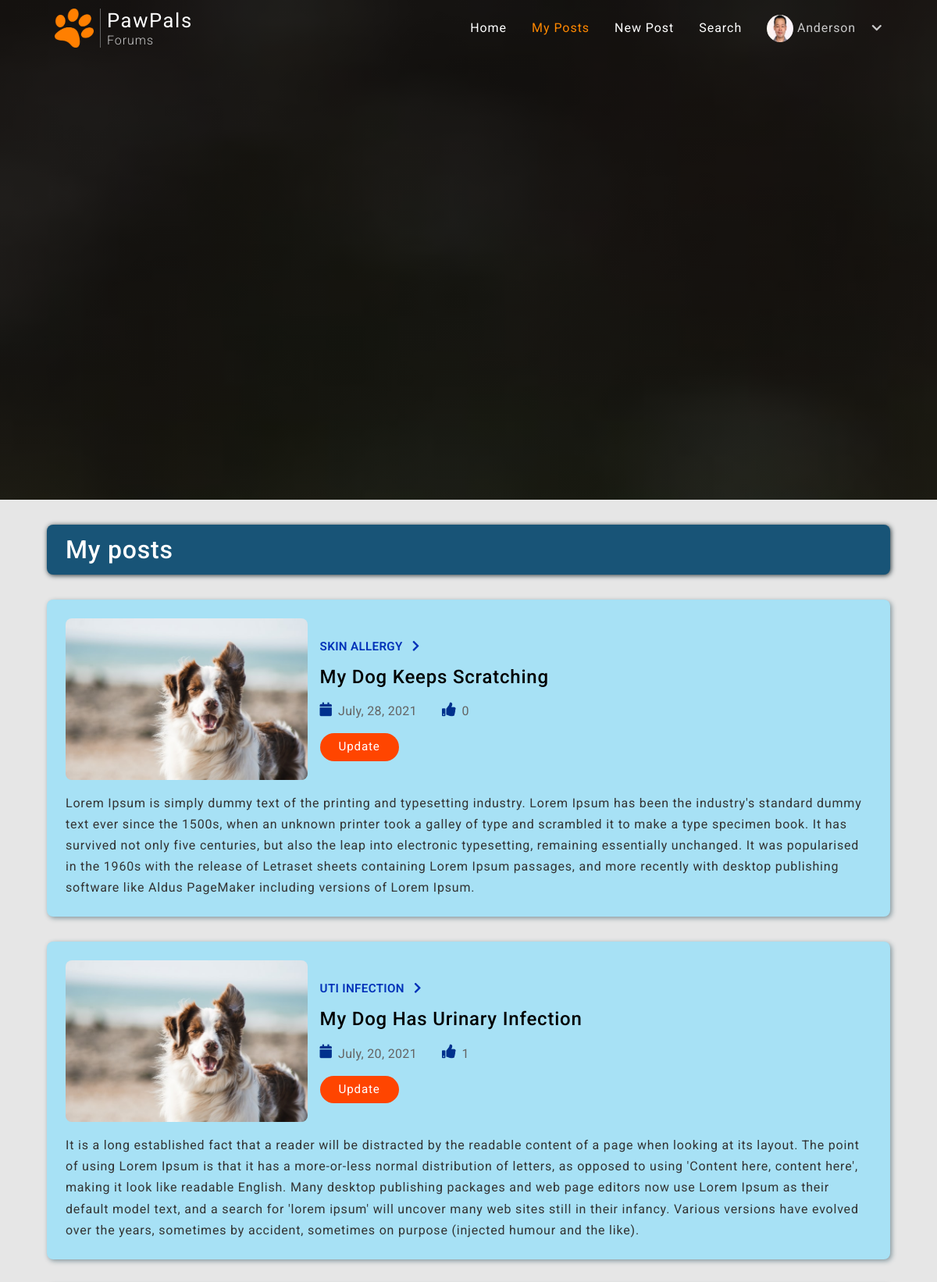
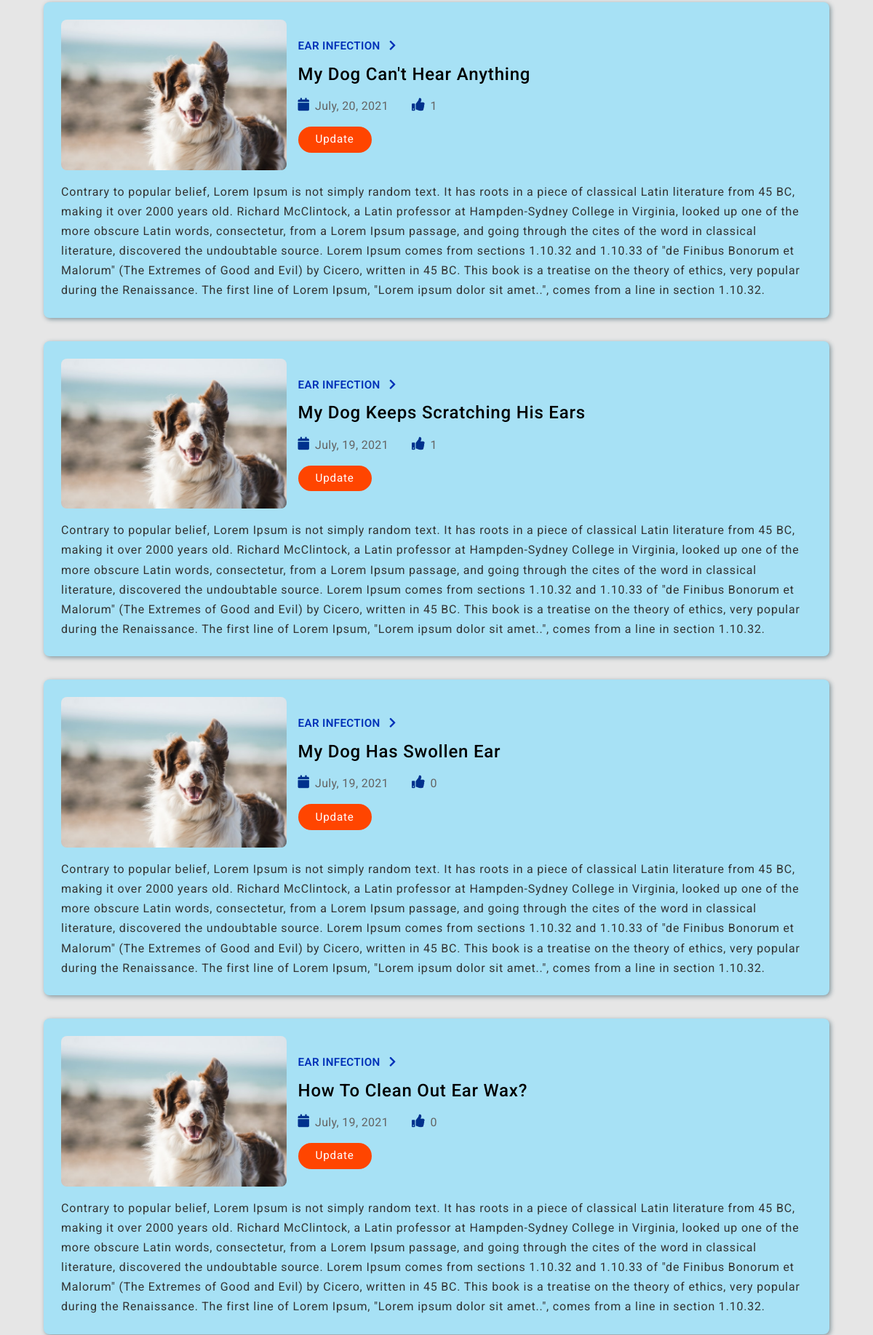
The app's page /user/1/posts/ (signed in, upper part) with its own data (2 pictures, top to bottom).
### users/models.py (models this page shows, shortened)
class Profile(models.Model):
    user = models.OneToOneField(User, on_delete=models.CASCADE)
    image = models.ImageField(default="default.png", upload_to="user_images")

### blog/models.py (models this page shows, shortened)
class Post(models.Model):
    topic = models.ForeignKey(Topic, on_delete=models.CASCADE)
    title = models.CharField(max_length=100)
    author = models.ForeignKey(User, on_delete=models.CASCADE)
    post_image = models.ImageField(default="default_post_img.jpg", upload_to="post_images")
    content = models.TextField()
    date_posted = models.DateTimeField(default=timezone.now)
    likes = models.ManyToManyField(User, blank=True, related_name="post_likes")
    class Meta:
        ordering = ["-date_posted"]

class Topic(models.Model):
    name = models.CharField(max_length=50)
    topic_image = models.ImageField(upload_to="topic_images")
    description = models.CharField(max_length=200, blank=True)
    def __str__(self):
        return self.name

### blog/views.py (the view)
# urls.py: path("user/<int:pk>/posts/", my_posts, name="my-posts"),
@login_required
def my_posts(request, pk):
    all_posts = Post.objects.all()[0:5]
    user = get_object_or_404(User, pk=pk)
    posts = user.post_set.all()
    context = {
        "posts": posts,
        "all_posts": all_posts
    }
    return render(request, "blog/my_posts.html", context)

### users/context_processors.py (called while the page is built)
def contact_form(request):
    form = ContactUsForm()
    return  {"form": form}

### blog/templates/blog/my_posts.html (shortened to what this page needs)
{% extends "blog/base.html" %}
{% block content %}
    <div class="my-post-row">
        <div class="my-post-wrapper">
            <div class="my-post-header-title">
                <h2>My posts</h2>
            </div>
            {% for post in posts %}
                <div class="my-post-content-wrapper">
                    <div class="my-post-img-container">
                        <img src="{{ post.post_image.url }}" alt="">
                    </div>
                    <div class="my-post-content">
                        <div class="my-post-topic-link">
                            <a href="{% url 'blog:posts-in-topic' post.topic.pk%}">
                                {{ post.topic }}
                                <i class="fa fa-chevron-right"></i>
                            </a>
                        </div>
                        <h6 class="my-post-title">{{ post.title }}</h6>
                        <div class="my-post-text-wrapper">
                            <p class="my-post-date">
                                <i class="fas fa-calendar my-post-calendar"></i>
                                <span>{{ post.date_posted|date:"N, d, Y"|truncatechars:14}}</span>
                            </p>
                            <a class="my-post-date-thumbs" href="{% url 'blog:post-like' post.pk %}">
                                <i class="fas fa-thumbs-up my-post-thumbs-up"></i>
                                <span class="my-post-likes-count">{{ post.likes.count}}</span>
                            </a>
                            <div class="my-post-reply">
                                <a href="{% url 'blog:update-post' post.pk %}" >Update</a>
                            </div>
                        </div>
                    </div>
                    <p class="my-post-text">{{ post.content }}</p>
                </div>
            {% endfor %}
        </div>
    </div>
{% endblock content %}

### blog/templates/blog/base.html (shortened to what this page needs)
{% load static %}
<!DOCTYPE html>
<html lang="en">
<head>
    <link rel="stylesheet" href="https://cdnjs.cloudflare.com/ajax/libs/font-awesome/5.15.1/css/all.min.css"
 />
    <link rel="stylesheet" href="https://cdnjs.cloudflare.com/ajax/libs/font-awesome/5.15.3/css/all.min.css" />
    <link href="https://cdn.jsdelivr.net/npm/bootstrap@5.0.0-beta1/dist/css/bootstrap.min.css" rel="stylesheet">
    <link rel="stylesheet" type="text/css" href="{% static 'blog/main.css' %}">
</head>
<body>
    <header>
        {% block navbar%}
        <nav class="bg-img">
            <div class="navbar-container">
                <div class="brand-name">
                    <a class="brand-link" href="{% url 'blog:home' %}">
                        <img src="{% static 'blog/images/paw.png' %}" alt="">
                        <h5>PawPals<span>Forums</span></h5>
                    </a>
                </div>
                <ul class="links">
                    {% if user.is_authenticated %}
                        {% with request.resolver_match.url_name as url_name %}
                        <li class="link">
                            <a class="{% if url_name == 'home' %} active {% endif %}" href="{% url 'blog:home' %}">Home</a>
                        </li>
                        <li class="link">
                            <a class="{% if url_name == 'my-posts' %} active {% endif %}" href="{% url 'blog:my-posts'  user.pk %}">My Posts</a>
                        </li>
                        <li class="link">
                            <a href="{% url 'blog:create-post' %}">New Post</a>
                        </li>
                        <li class="link">
                            <a id="search" href="#">Search</a>
                        </li>
                        <li class="link">
                            <div class="user-account">
                                <div class="user-profile-img">
                                    <img src="{{ user.profile.image.url }}" alt="">
                                </div>
                                <p class="user-username">{{ user.username }}
                                    <i id="down-arrow" class="fa fa-chevron-down"></i>
                                </p>
                            </div>
                        </li>
                        {% endwith %}
                    {% endif %}
                </ul>
            </div>
        </nav>
        {% endblock navbar%}
    </header>
    <main>
        {% block content %}
        {% endblock content %}
    </main>
</body>
</html>

### blog/templates/blog/base.html (style rules this page uses)
.active { color: rgb(255, 136, 0) !important; }

### records on screen
Post: post_image (placeholder picture), topic "SKIN ALLERGY", title "My Dog Keeps Scratching", date_posted "July, 28, 2021", likes.count "0", content "Lorem Ipsum is simply dummy text of the printing and typesetting industry. Lorem Ipsum has been the industry's standard dummy text ever since the 1500s, when an unknown printer took a galley of type and scrambled it to make a type specimen book. It has survived not only five centuries, but also the leap into electronic typesetting, remaining essentially unchanged. It was popularised in the 1960s with the release of Letraset sheets containing Lorem Ipsum passages, and more recently with desktop publishing software like Aldus PageMaker including versions of Lorem Ipsum."
Post: post_image (placeholder picture), topic "UTI INFECTION", title "My Dog Has Urinary Infection", date_posted "July, 20, 2021", likes.count "1", content "It is a long established fact that a reader will be distracted by the readable content of a page when looking at its layout. The point of using Lorem Ipsum is that it has a more-or-less normal distribution of letters, as opposed to using 'Content here, content here', making it look like readable English. Many desktop publishing packages and web page editors now use Lorem Ipsum as their default model text, and a search for 'lorem ipsum' will uncover many web sites still in their infancy. Various versions have evolved over the years, sometimes by accident, sometimes on purpose (injected humour and the like)."
Post: post_image (placeholder picture), topic "EAR INFECTION", title "My Dog Can't Hear Anything", date_posted "July, 20, 2021", likes.count "1", content "Contrary to popular belief, Lorem Ipsum is not simply random text. It has roots in a piece of classical Latin literature from 45 BC, making it over 2000 years old. Richard McClintock, a Latin professor at Hampden-Sydney College in Virginia, looked up one of the more obscure Latin words, consectetur, from a Lorem Ipsum passage, and going through the cites of the word in classical literature, discovered the undoubtable source. Lorem Ipsum comes from sections 1.10.32 and 1.10.33 of \"de Finibus Bonorum et Malorum\" (The Extremes of Good and Evil) by Cicero, written in 45 BC. This book is a treatise on the theory of ethics, very popular during the Renaissance. The first line of Lorem Ipsum,…"
Post: post_image (placeholder picture), topic "EAR INFECTION", title "My Dog Keeps Scratching His Ears", date_posted "July, 19, 2021", likes.count "1", content "Contrary to popular belief, Lorem Ipsum is not simply random text. It has roots in a piece of classical Latin literature from 45 BC, making it over 2000 years old. Richard McClintock, a Latin professor at Hampden-Sydney College in Virginia, looked up one of the more obscure Latin words, consectetur, from a Lorem Ipsum passage, and going through the cites of the word in classical literature, discovered the undoubtable source. Lorem Ipsum comes from sections 1.10.32 and 1.10.33 of \"de Finibus Bonorum et Malorum\" (The Extremes of Good and Evil) by Cicero, written in 45 BC. This book is a treatise on the theory of ethics, very popular during the Renaissance. The first line of Lorem Ipsum,…"
Post: post_image (placeholder picture), topic "EAR INFECTION", title "My Dog Has Swollen Ear", date_posted "July, 19, 2021", likes.count "0", content "Contrary to popular belief, Lorem Ipsum is not simply random text. It has roots in a piece of classical Latin literature from 45 BC, making it over 2000 years old. Richard McClintock, a Latin professor at Hampden-Sydney College in Virginia, looked up one of the more obscure Latin words, consectetur, from a Lorem Ipsum passage, and going through the cites of the word in classical literature, discovered the undoubtable source. Lorem Ipsum comes from sections 1.10.32 and 1.10.33 of \"de Finibus Bonorum et Malorum\" (The Extremes of Good and Evil) by Cicero, written in 45 BC. This book is a treatise on the theory of ethics, very popular during the Renaissance. The first line of Lorem Ipsum,…"
Post: post_image (placeholder picture), topic "EAR INFECTION", title "How To Clean Out Ear Wax?", date_posted "July, 19, 2021", likes.count "0", content "Contrary to popular belief, Lorem Ipsum is not simply random text. It has roots in a piece of classical Latin literature from 45 BC, making it over 2000 years old. Richard McClintock, a Latin professor at Hampden-Sydney College in Virginia, looked up one of the more obscure Latin words, consectetur, from a Lorem Ipsum passage, and going through the cites of the word in classical literature, discovered the undoubtable source. Lorem Ipsum comes from sections 1.10.32 and 1.10.33 of \"de Finibus Bonorum et Malorum\" (The Extremes of Good and Evil) by Cicero, written in 45 BC. This book is a treatise on the theory of ethics, very popular during the Renaissance. The first line of Lorem Ipsum,…"

### other values on screen
{{ user.username }} "Anderson"
